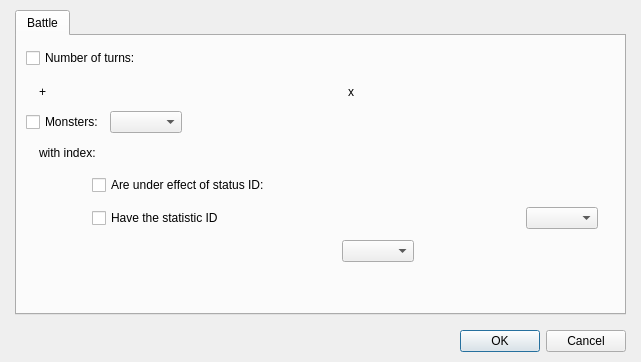
<?xml version="1.0" encoding="UTF-8"?>
<ui version="4.0">
 <class>DialogSystemTroopReactionConditions</class>
 <widget class="QDialog" name="DialogSystemTroopReactionConditions">
  <property name="geometry">
   <rect>
    <x>0</x>
    <y>0</y>
    <width>641</width>
    <height>362</height>
   </rect>
  </property>
  <property name="windowTitle">
   <string>Dialog</string>
  </property>
  <layout class="QGridLayout" name="gridLayout_2">
   <property name="leftMargin">
    <number>15</number>
   </property>
   <property name="topMargin">
    <number>10</number>
   </property>
   <property name="rightMargin">
    <number>15</number>
   </property>
   <property name="bottomMargin">
    <number>10</number>
   </property>
   <item row="0" column="0">
    <layout class="QVBoxLayout" name="verticalLayout_3" stretch="1,0">
     <property name="spacing">
      <number>15</number>
     </property>
     <item>
      <widget class="QTabWidget" name="tabWidget">
       <property name="currentIndex">
        <number>0</number>
       </property>
       <widget class="QWidget" name="battle">
        <attribute name="title">
         <string>Battle</string>
        </attribute>
        <layout class="QGridLayout" name="gridLayout">
         <item row="0" column="0">
          <layout class="QVBoxLayout" name="verticalLayout_2" stretch="0,0,0,0,0,0,1">
           <item>
            <layout class="QHBoxLayout" name="horizontalLayout" stretch="0,0,1">
             <item>
              <widget class="QCheckBox" name="checkBox">
               <property name="text">
                <string>Number of turns:</string>
               </property>
              </widget>
             </item>
             <item>
              <widget class="PanelPrimitiveValue" name="panelPrimitiveTurnPlus" native="true">
               <property name="minimumSize">
                <size>
                 <width>290</width>
                 <height>27</height>
                </size>
               </property>
               <property name="maximumSize">
                <size>
                 <width>290</width>
                 <height>27</height>
                </size>
               </property>
               <property name="layoutDirection">
                <enum>Qt::LeftToRight</enum>
               </property>
              </widget>
             </item>
             <item>
              <spacer name="horizontalSpacer">
               <property name="orientation">
                <enum>Qt::Horizontal</enum>
               </property>
               <property name="sizeHint" stdset="0">
                <size>
                 <width>258</width>
                 <height>20</height>
                </size>
               </property>
              </spacer>
             </item>
            </layout>
           </item>
           <item>
            <layout class="QHBoxLayout" name="horizontalLayout_2" stretch="0,0,0,0,1">
             <item>
              <spacer name="horizontalSpacer_11">
               <property name="orientation">
                <enum>Qt::Horizontal</enum>
               </property>
               <property name="sizeHint" stdset="0">
                <size>
                 <width>13</width>
                 <height>20</height>
                </size>
               </property>
              </spacer>
             </item>
             <item>
              <widget class="QLabel" name="label">
               <property name="text">
                <string>+</string>
               </property>
              </widget>
             </item>
             <item>
              <widget class="PanelPrimitiveValue" name="panelPrimitiveTurnTimes" native="true">
               <property name="minimumSize">
                <size>
                 <width>290</width>
                 <height>27</height>
                </size>
               </property>
               <property name="maximumSize">
                <size>
                 <width>290</width>
                 <height>27</height>
                </size>
               </property>
               <property name="layoutDirection">
                <enum>Qt::LeftToRight</enum>
               </property>
              </widget>
             </item>
             <item>
              <widget class="QLabel" name="label_2">
               <property name="text">
                <string>x</string>
               </property>
              </widget>
             </item>
             <item>
              <spacer name="horizontalSpacer_2">
               <property name="orientation">
                <enum>Qt::Horizontal</enum>
               </property>
               <property name="sizeHint" stdset="0">
                <size>
                 <width>338</width>
                 <height>20</height>
                </size>
               </property>
              </spacer>
             </item>
            </layout>
           </item>
           <item>
            <layout class="QHBoxLayout" name="horizontalLayout_3" stretch="0,0,1">
             <item>
              <widget class="QCheckBox" name="checkBox_2">
               <property name="text">
                <string>Monsters:</string>
               </property>
              </widget>
             </item>
             <item>
              <widget class="QComboBox" name="comboBox"/>
             </item>
             <item>
              <spacer name="horizontalSpacer_3">
               <property name="orientation">
                <enum>Qt::Horizontal</enum>
               </property>
               <property name="sizeHint" stdset="0">
                <size>
                 <width>478</width>
                 <height>20</height>
                </size>
               </property>
              </spacer>
             </item>
            </layout>
           </item>
           <item>
            <layout class="QHBoxLayout" name="horizontalLayout_4" stretch="0,0,0,1">
             <item>
              <spacer name="horizontalSpacer_5">
               <property name="orientation">
                <enum>Qt::Horizontal</enum>
               </property>
               <property name="sizeHint" stdset="0">
                <size>
                 <width>13</width>
                 <height>20</height>
                </size>
               </property>
              </spacer>
             </item>
             <item>
              <widget class="QLabel" name="label_3">
               <property name="text">
                <string>with index:</string>
               </property>
              </widget>
             </item>
             <item>
              <widget class="PanelPrimitiveValue" name="panelPrimitiveTurnTimes_2" native="true">
               <property name="minimumSize">
                <size>
                 <width>290</width>
                 <height>27</height>
                </size>
               </property>
               <property name="maximumSize">
                <size>
                 <width>290</width>
                 <height>27</height>
                </size>
               </property>
               <property name="layoutDirection">
                <enum>Qt::LeftToRight</enum>
               </property>
              </widget>
             </item>
             <item>
              <spacer name="horizontalSpacer_6">
               <property name="orientation">
                <enum>Qt::Horizontal</enum>
               </property>
               <property name="sizeHint" stdset="0">
                <size>
                 <width>298</width>
                 <height>20</height>
                </size>
               </property>
              </spacer>
             </item>
            </layout>
           </item>
           <item>
            <layout class="QHBoxLayout" name="horizontalLayout_7">
             <item>
              <spacer name="horizontalSpacer_4">
               <property name="orientation">
                <enum>Qt::Horizontal</enum>
               </property>
               <property name="sizeHint" stdset="0">
                <size>
                 <width>98</width>
                 <height>58</height>
                </size>
               </property>
              </spacer>
             </item>
             <item>
              <layout class="QVBoxLayout" name="verticalLayout">
               <item>
                <layout class="QHBoxLayout" name="horizontalLayout_5" stretch="0,0,1">
                 <item>
                  <widget class="QCheckBox" name="checkBox_3">
                   <property name="text">
                    <string>Are under effect of status ID:</string>
                   </property>
                  </widget>
                 </item>
                 <item>
                  <widget class="PanelPrimitiveValue" name="panelPrimitiveTurnTimes_3" native="true">
                   <property name="minimumSize">
                    <size>
                     <width>290</width>
                     <height>27</height>
                    </size>
                   </property>
                   <property name="maximumSize">
                    <size>
                     <width>290</width>
                     <height>27</height>
                    </size>
                   </property>
                   <property name="layoutDirection">
                    <enum>Qt::LeftToRight</enum>
                   </property>
                  </widget>
                 </item>
                 <item>
                  <spacer name="horizontalSpacer_7">
                   <property name="orientation">
                    <enum>Qt::Horizontal</enum>
                   </property>
                   <property name="sizeHint" stdset="0">
                    <size>
                     <width>28</width>
                     <height>20</height>
                    </size>
                   </property>
                  </spacer>
                 </item>
                </layout>
               </item>
               <item>
                <layout class="QHBoxLayout" name="horizontalLayout_6" stretch="0,0,0,1">
                 <item>
                  <widget class="QCheckBox" name="checkBox_4">
                   <property name="text">
                    <string>Have the statistic ID</string>
                   </property>
                  </widget>
                 </item>
                 <item>
                  <widget class="PanelPrimitiveValue" name="panelPrimitiveTurnTimes_4" native="true">
                   <property name="minimumSize">
                    <size>
                     <width>290</width>
                     <height>27</height>
                    </size>
                   </property>
                   <property name="maximumSize">
                    <size>
                     <width>290</width>
                     <height>27</height>
                    </size>
                   </property>
                   <property name="layoutDirection">
                    <enum>Qt::LeftToRight</enum>
                   </property>
                  </widget>
                 </item>
                 <item>
                  <widget class="QComboBox" name="comboBox_2"/>
                 </item>
                 <item>
                  <spacer name="horizontalSpacer_8">
                   <property name="orientation">
                    <enum>Qt::Horizontal</enum>
                   </property>
                   <property name="sizeHint" stdset="0">
                    <size>
                     <width>48</width>
                     <height>20</height>
                    </size>
                   </property>
                  </spacer>
                 </item>
                </layout>
               </item>
              </layout>
             </item>
            </layout>
           </item>
           <item>
            <layout class="QHBoxLayout" name="horizontalLayout_8" stretch="0,0,0,1">
             <item>
              <spacer name="horizontalSpacer_10">
               <property name="orientation">
                <enum>Qt::Horizontal</enum>
               </property>
               <property name="sizeHint" stdset="0">
                <size>
                 <width>20</width>
                 <height>20</height>
                </size>
               </property>
              </spacer>
             </item>
             <item>
              <widget class="PanelPrimitiveValue" name="panelPrimitiveTurnTimes_5" native="true">
               <property name="minimumSize">
                <size>
                 <width>290</width>
                 <height>27</height>
                </size>
               </property>
               <property name="maximumSize">
                <size>
                 <width>290</width>
                 <height>27</height>
                </size>
               </property>
               <property name="layoutDirection">
                <enum>Qt::LeftToRight</enum>
               </property>
              </widget>
             </item>
             <item>
              <widget class="QComboBox" name="comboBox_3"/>
             </item>
             <item>
              <spacer name="horizontalSpacer_9">
               <property name="orientation">
                <enum>Qt::Horizontal</enum>
               </property>
               <property name="sizeHint" stdset="0">
                <size>
                 <width>168</width>
                 <height>20</height>
                </size>
               </property>
              </spacer>
             </item>
            </layout>
           </item>
           <item>
            <spacer name="verticalSpacer">
             <property name="orientation">
              <enum>Qt::Vertical</enum>
             </property>
             <property name="sizeHint" stdset="0">
              <size>
               <width>20</width>
               <height>40</height>
              </size>
             </property>
            </spacer>
           </item>
          </layout>
         </item>
        </layout>
       </widget>
      </widget>
     </item>
     <item>
      <widget class="QDialogButtonBox" name="buttonBox">
       <property name="orientation">
        <enum>Qt::Horizontal</enum>
       </property>
       <property name="standardButtons">
        <set>QDialogButtonBox::Cancel|QDialogButtonBox::Ok</set>
       </property>
      </widget>
     </item>
    </layout>
   </item>
  </layout>
 </widget>
 <customwidgets>
  <customwidget>
   <class>PanelPrimitiveValue</class>
   <extends>QWidget</extends>
   <header>panelprimitivevalue.h</header>
   <container>1</container>
  </customwidget>
 </customwidgets>
 <resources/>
 <connections>
  <connection>
   <sender>buttonBox</sender>
   <signal>accepted()</signal>
   <receiver>DialogSystemTroopReactionConditions</receiver>
   <slot>accept()</slot>
   <hints>
    <hint type="sourcelabel">
     <x>248</x>
     <y>254</y>
    </hint>
    <hint type="destinationlabel">
     <x>157</x>
     <y>274</y>
    </hint>
   </hints>
  </connection>
  <connection>
   <sender>buttonBox</sender>
   <signal>rejected()</signal>
   <receiver>DialogSystemTroopReactionConditions</receiver>
   <slot>reject()</slot>
   <hints>
    <hint type="sourcelabel">
     <x>316</x>
     <y>260</y>
    </hint>
    <hint type="destinationlabel">
     <x>286</x>
     <y>274</y>
    </hint>
   </hints>
  </connection>
 </connections>
</ui>
